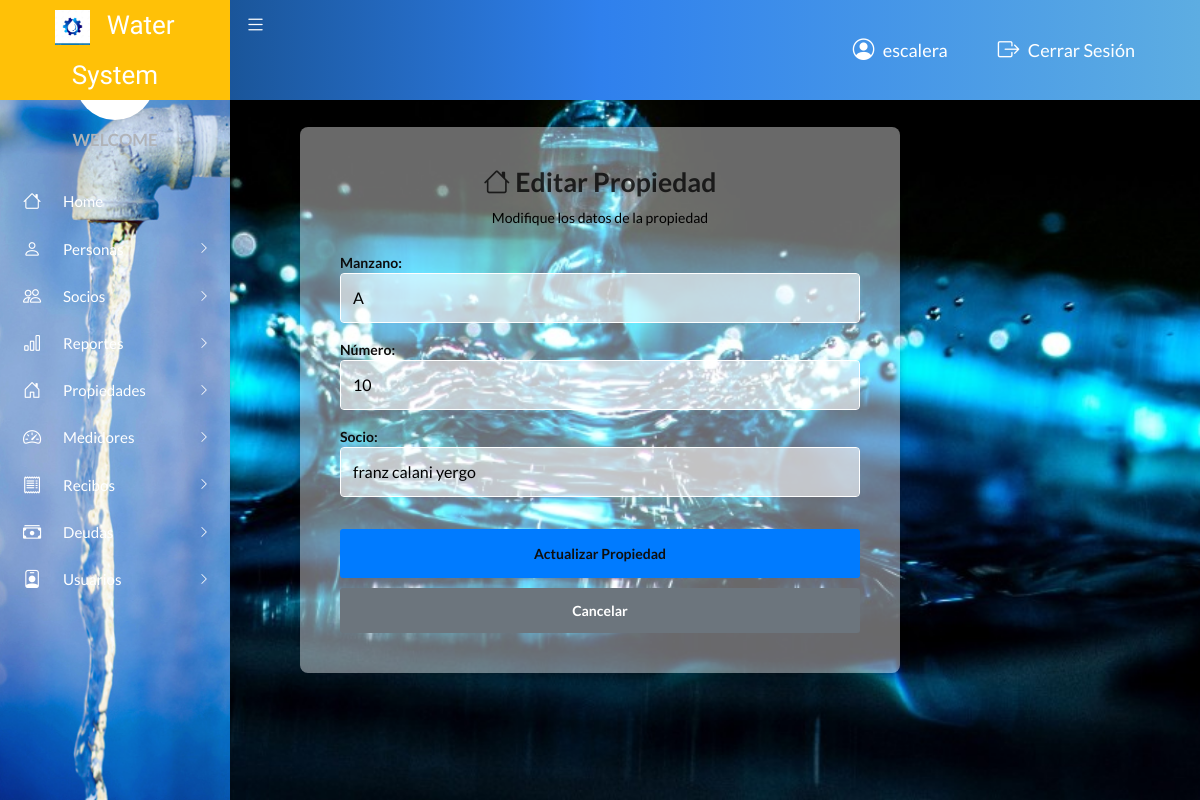
Screenshot of /vista/editarPropiedad.php?id_propiedad=10 (signed in) with the database file from the repository.
### tables this page shows
CREATE TABLE `propiedades` (
  `id_propiedades` int(11) NOT NULL,
  `manzano` varchar(45) NOT NULL,
  `numero` int(11) NOT NULL,
  `id_socio` int(11) NOT NULL
);

CREATE TABLE `socios` (
  `id_persona` int(11) NOT NULL,
  `matricula` varchar(100) DEFAULT NULL,
  `estado` varchar(45) NOT NULL,
  `id_otb` int(11) NOT NULL
);

CREATE TABLE `persona` (
  `id_persona` int(11) NOT NULL,
  `nombre` varchar(45) NOT NULL,
  `primer_apellido` varchar(45) NOT NULL,
  `segundo_apellido` varchar(45) DEFAULT NULL,
  `telefono` varchar(45) DEFAULT NULL,
  `celular` varchar(45) DEFAULT NULL,
  `direccion` varchar(100) DEFAULT NULL,
  `email` varchar(45) DEFAULT NULL,
  `CI` varchar(45) DEFAULT NULL
);

### modelo/modelo_registroPropiedades.php (called while the page is built, shortened)
<?php
require_once 'conexion/conexionBase.php';
class ModeloPropiedad {
    private $con;
    public function __construct() {
        $this->con = new ConexionBase();
    }
    public function obtenerPropiedades() {
        $sql = "SELECT p.id_propiedades, p.manzano, p.numero, p.id_socio,
                CONCAT(pe.nombre, ' ', pe.primer_apellido, ' ', pe.segundo_apellido) AS propietario
                FROM propiedades p
                INNER JOIN persona pe ON p.id_socio = pe.id_persona";
        $result = $this->con->ExecuteQuery($sql);
        $propiedades = array();
        while ($row = $this->con->GetArrayResults($result)) {
            $propiedades[] = $row;
        }
        $this->con->CloseConnection();
        return $propiedades;
    }
}

### modelo/conexion/conexionBase.php (called while the page is built, shortened)
<?php
class ConexionBase {
    private $host;
    private $user;
    private $password;
    private $database;
    private $conn;
    public function __construct() {
        $this->host = HOST;
        $this->user = USER;
        $this->password = PASSWORD;
        $this->database = DATABASE;
    }
    public function CreateConnection() {
        $this->conn = new mysqli($this->host, $this->user, $this->password, $this->database);
        return true;
    }
    public function ExecuteQuery($sql) {
        $result = $this->conn->query($sql);
        return $result;
    }
    public function GetArrayResults($result) {
        return $result->fetch_assoc();
    }
}
?>

### modelo/modelo_registroSocios.php (called while the page is built, shortened)
<?php
require_once 'conexion/conexionBase.php';
class ModeloSocios {
    private $con;
    public function __construct() {
        $this->con = new ConexionBase();
    }
    public function obtenerSocios() {
        $conn = $this->con->getConnection();
        $sql = "SELECT s.id_persona, s.estado, o.nombre AS otb,
                       p.nombre, p.primer_apellido, p.segundo_apellido
                FROM socios s
                JOIN persona p ON s.id_persona = p.id_persona
                JOIN otb o ON s.id_otb = o.id_otb";
        $result = $conn->query($sql);
        $socios = array();
        while ($row = $result->fetch_assoc()) {
            $socios[] = $row;
        }
        $this->con->CloseConnection();
        return $socios;
    }
}
?>

### vista/editarPropiedad.php (the view, shortened to what this page needs)
<?php
include_once "cabecera.php";
include_once "menu.php";
require_once '../modelo/modelo_registroPropiedades.php';
require_once '../modelo/modelo_registroSocios.php';
if (isset($_GET['id_propiedad'])) {
    $id_propiedad = intval($_GET['id_propiedad']);
    $modeloProp = new ModeloPropiedad();
    $propiedades = $modeloProp->obtenerPropiedades();
    $propiedad = null;
    foreach ($propiedades as $p) {
        if ($p['id_propiedades'] == $id_propiedad) {
            $propiedad = $p;
            break;
        }
    }
    $modeloSocio = new ModeloSocios();
    $socios = $modeloSocio->obtenerSocios();
    $socios_con_propiedad = [];
    foreach ($propiedades as $p) {
        if ($p['id_socio'] != $propiedad['id_socio']) {
            $socios_con_propiedad[] = $p['id_socio'];
        }
    }
    $numeros_ocupados = [];
    foreach ($propiedades as $p) {
        if ($p['numero'] != $propiedad['numero']) {
            $numeros_ocupados[] = (int)$p['numero'];
        }
    }
} else {
    echo "<p>Error: No se proporcionó un ID válido.</p>";
    exit();
}
?>
<!DOCTYPE html>
<html lang="es">
<head>
    <link rel="stylesheet" href="css/main.css">
    <link rel="stylesheet" href="https://cdn.jsdelivr.net/npm/bootstrap-icons@1.10.5/font/bootstrap-icons.css">
</head>
<body>
<main class="form-container">
    <h1><i class="bi bi-house"></i> Editar Propiedad</h1>
    <p>Modifique los datos de la propiedad</p>
    <form action="../controlador/controlador_propiedades.php?action=editar" method="POST">
        <div class="form-group">
            <label for="manzano">Manzano:</label>
            <select class="form-control" id="manzano" name="manzano" required>
                <?php foreach (range('A', 'Z') as $letra): ?>
                    <option value="<?= $letra ?>" <?= ($propiedad['manzano'] == $letra) ? 'selected' : '' ?>><?= $letra ?></option>
                <?php endforeach; ?>
            </select>
        </div>
        <div class="form-group">
            <label for="numero">Número:</label>
            <select class="form-control" id="numero" name="numero" required>
                <?php for ($i = 1; $i <= 215; $i++): ?>
                    <?php if (!in_array($i, $numeros_ocupados) || $i == $propiedad['numero']): ?>
                        <option value="<?= $i ?>" <?= ($i == $propiedad['numero']) ? 'selected' : '' ?>><?= $i ?></option>
                    <?php endif; ?>
                <?php endfor; ?>
            </select>
        </div>
        <div class="form-group">
            <label for="id_persona">Socio:</label>
            <select class="form-control" id="id_persona" name="id_persona" required>
                <?php foreach ($socios as $socio): ?>
                    <?php if ($socio['id_persona'] == $propiedad['id_socio'] || !in_array($socio['id_persona'], $socios_con_propiedad)): ?>
                        <option value="<?= $socio['id_persona'] ?>" <?= ($socio['id_persona'] == $propiedad['id_socio']) ? 'selected' : '' ?>>
                            <?= $socio['nombre'] . ' ' . $socio['primer_apellido'] . ' ' . $socio['segundo_apellido'] ?>
                        </option>
                    <?php endif; ?>
                <?php endforeach; ?>
            </select>
        </div>
        <button type="submit" class="btn btn-primary">Actualizar Propiedad</button>
        <a href="verPropiedades.php" class="btn btn-secondary">Cancelar</a>
    </form>
</main>
<?php include_once "pie.php"; ?>
</body>
</html>

### vista/editarPropiedad.php (style rules this page uses)
body { background-image: url('images/imag.jpg'); background-size: cover; background-position: center; background-attachment: fixed; margin: 0; display: flex; align-items: center; justify-content: center; min-height: 100vh; }
.form-container { background: rgba(255, 255, 255, 0.41); padding: 2.5rem; border-radius: 8px; box-shadow: 0 4px 8px rgba(0, 0, 0, 0.2); width: 100%; max-width: 600px; margin: auto; }
.form-container h1 { font-size: 1.9em; color: rgba(6, 6, 6, 0.8); text-align: center; margin-bottom: 0.5rem; }
.form-container p { color: #000000; text-align: center; margin-bottom: 1.5rem; }
.form-container label { color: #0c0c0c; font-weight: bold; }
.form-control { background-color: rgba(255, 255, 255, 0.6); border: 1px solid #ffffff; color: #000000; margin-bottom: 1rem; padding: 0.75rem; border-radius: 4px; font-size: 1rem; }
.btn-primary { background-color: #007bff; border-color: #007bff; color: #0f0f0d; font-weight: bold; width: 100%; padding: 0.75rem; margin-top: 1rem; }
.btn-secondary { background-color: #6c757d; color: white; border: none; width: 100%; padding: 0.75rem; margin-top: 10px; font-weight: bold; }

### rows the page displays
propiedades: manzano "A", numero "10", id_persona "franz calani yergo"

### other values shown
$_SESSION['usuario'] "escalera"
